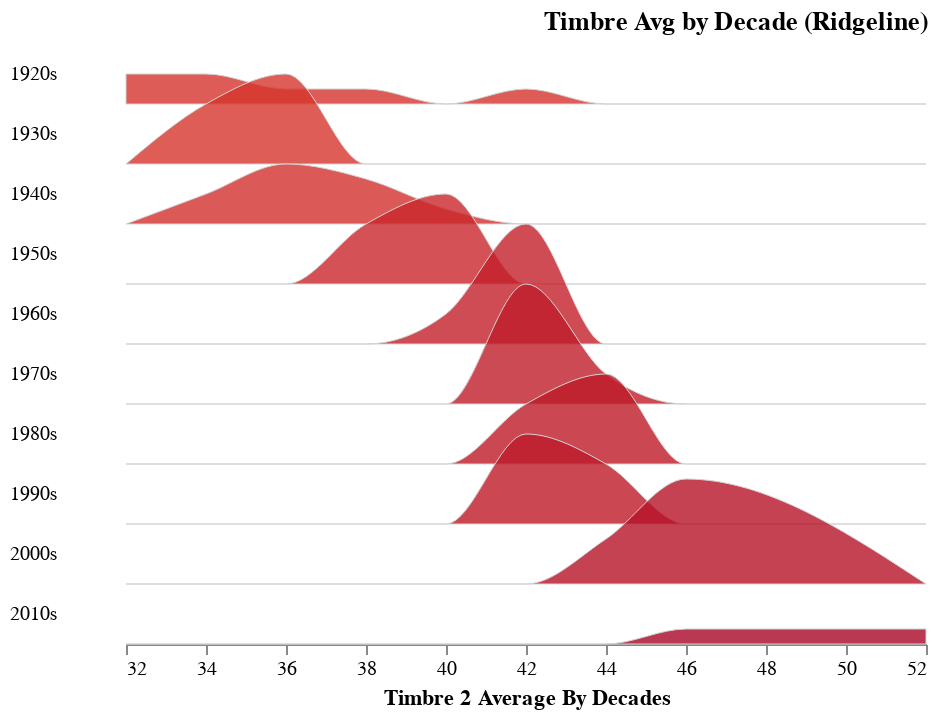

The cell this chart's notebook holds for it:
### Code cell
plot_ridgeline(timbre_avg_by_year, "decade", "TimbreAvg1")

### Figure 1 — Vega-Lite specification as saved in the notebook (floating-point values rounded to 4 significant figures)
{"config": {"view": {"continuousWidth": 400, "continuousHeight": 300, "stroke": null}, "facet": {"spacing": 0}, "title": {"anchor": "end"}}, "data": {"name": "data-dd3fc3f092665ce1aa30ef423fe1b56c"}, "facet": {"row": {"type": "temporal", "field": "Decade", "header": {"format": "%Ys", "labelAlign": "right", "labelAngle": 0}, "title": null}}, "spec": {"mark": {"type": "area", "fillOpacity": 0.8, "interpolate": "monotone", "stroke": "lightgray", "strokeWidth": 0.5}, "encoding": {"fill": {"type": "quantitative", "field": "mean_val", "legend": null, "scale": {"domain": [50, -100], "scheme": "redyellowblue"}}, "x": {"type": "quantitative", "bin": "binned", "field": "bin_min", "title": "Timbre 2 Average By Decades"}, "y": {"type": "quantitative", "axis": null, "field": "value", "scale": {"range": [30, -30]}}}, "height": 30, "transform": [{"field": "decade", "timeUnit": "year", "as": "Decade"}, {"joinaggregate": [{"op": "mean", "field": "TimbreAvg1", "as": "mean_val"}], "groupby": ["Decade"]}, {"bin": {"maxbins": 10}, "field": "TimbreAvg1", "as": ["bin_max", "bin_min"]}, {"aggregate": [{"op": "count", "as": "value"}], "groupby": ["Decade", "mean_val", "bin_min", "bin_max"]}, {"impute": "value", "key": "bin_min", "groupby": ["Decade", "mean_val"], "value": 0}]}, "bounds": "flush", "title": "Timbre Avg by Decade (Ridgeline)", "$schema": "https://vega.github.io/schema/vega-lite/v4.8.1.json", "datasets": {"data-dd3fc3f092665ce1aa30ef423fe1b56c": [{"year": 1922, "TimbreAvg1": 41.56, "TimbreAvg2": 13.91, "TimbreAvg3": 14.68, "TimbreAvg4": 24.43, "TimbreAvg5": 18.75, "TimbreAvg6": 11.17, "TimbreAvg7": -5.31, "TimbreAvg8": 0.1368, "TimbreAvg9": -2.165, "TimbreAvg10": -4.444, "TimbreAvg11": -1.622, "TimbreAvg12": -5.561, "decade": "1920-01-01T00:00:00"}, {"year": 1924, "TimbreAvg1": 36.95, "TimbreAvg2": -136.1, "TimbreAvg3": 108.1, "TimbreAvg4": 12.35, "TimbreAvg5": -7.73, "TimbreAvg6": 1.873, "TimbreAvg7": -32.49, "TimbreAvg8": 3.363, "TimbreAvg9": 14.38, "TimbreAvg10": 8.708, "TimbreAvg11": 4.783, "TimbreAvg12": 8.068, "decade": "1920-01-01T00:00:00"}, {"year": 1925, "TimbreAvg1": 34.36, "TimbreAvg2": -128.2, "TimbreAvg3": 120.2, "TimbreAvg4": 19.37, "TimbreAvg5": 18.19, "TimbreAvg6": 17.01, "TimbreAvg7": -56.73, "TimbreAvg8": 7.617, "TimbreAvg9": 3.784, "TimbreAvg10": 8.839, "TimbreAvg11": 6.741, "TimbreAvg12": 6.061, "decade": "1920-01-01T00:00:00"}, {"year": 1926, "TimbreAvg1": 32.57, "TimbreAvg2": -126.5, "TimbreAvg3": 88.92, "TimbreAvg4": 7.843, "TimbreAvg5": -5.841, "TimbreAvg6": 13.39, "TimbreAvg7": -31.14, "TimbreAvg8": 9.86, "TimbreAvg9": -17.41, "TimbreAvg10": 4.974, "TimbreAvg11": 0.6245, "TimbreAvg12": -2.054, "decade": "1920-01-01T00:00:00"}, {"year": 1927, "TimbreAvg1": 31.23, "TimbreAvg2": -110.7, "TimbreAvg3": 59.21, "TimbreAvg4": 4.108, "TimbreAvg5": -9.538, "TimbreAvg6": 9.986, "TimbreAvg7": -21.01, "TimbreAvg8": 13.41, "TimbreAvg9": -25.12, "TimbreAvg10": 4.396, "TimbreAvg11": -0.3943, "TimbreAvg12": -2.645, "decade": "1920-01-01T00:00:00"}, {"year": 1928, "TimbreAvg1": 31.5, "TimbreAvg2": -94.42, "TimbreAvg3": 27.26, "TimbreAvg4": -8.42, "TimbreAvg5": -16.8, "TimbreAvg6": 9.831, "TimbreAvg7": -34.23, "TimbreAvg8": 8.103, "TimbreAvg9": -2.78, "TimbreAvg10": 7.653, "TimbreAvg11": -0.274, "TimbreAvg12": 8.575, "decade": "1920-01-01T00:00:00"}, {"year": 1929, "TimbreAvg1": 33.08, "TimbreAvg2": -100.9, "TimbreAvg3": 37.7, "TimbreAvg4": -7.802, "TimbreAvg5": -16.81, "TimbreAvg6": 9.486, "TimbreAvg7": -30.72, "TimbreAvg8": 8.05, "TimbreAvg9": -2.235, "TimbreAvg10": 7.397, "TimbreAvg11": 1.339, "TimbreAvg12": 13.07, "decade": "1920-01-01T00:00:00"}, {"year": 1930, "TimbreAvg1": 34.95, "TimbreAvg2": -99.74, "TimbreAvg3": 59.33, "TimbreAvg4": 0.1107, "TimbreAvg5": -29.29, "TimbreAvg6": 14.93, "TimbreAvg7": -28.67, "TimbreAvg8": 5.75, "TimbreAvg9": -0.3473, "TimbreAvg10": 7.347, "TimbreAvg11": -0.4108, "TimbreAvg12": 4.682, "decade": "1930-01-01T00:00:00"}, {"year": 1931, "TimbreAvg1": 35.04, "TimbreAvg2": -97.28, "TimbreAvg3": 61.39, "TimbreAvg4": 8.116, "TimbreAvg5": -5.649, "TimbreAvg6": 5.444, "TimbreAvg7": -18.24, "TimbreAvg8": 6.326, "TimbreAvg9": -4.743, "TimbreAvg10": 5.894, "TimbreAvg11": 1.151, "TimbreAvg12": 1.979, "decade": "1930-01-01T00:00:00"}, {"year": 1932, "TimbreAvg1": 34.99, "TimbreAvg2": -98.61, "TimbreAvg3": 44.83, "TimbreAvg4": -0.8373, "TimbreAvg5": -22.16, "TimbreAvg6": 23.28, "TimbreAvg7": -36.65, "TimbreAvg8": 7.044, "TimbreAvg9": 14.11, "TimbreAvg10": 10.86, "TimbreAvg11": -1.003, "TimbreAvg12": 12.39, "decade": "1930-01-01T00:00:00"}, {"year": 1933, "TimbreAvg1": 32.79, "TimbreAvg2": -103.0, "TimbreAvg3": 56.2, "TimbreAvg4": -12.21, "TimbreAvg5": -33.13, "TimbreAvg6": 16.06, "TimbreAvg7": -43.9, "TimbreAvg8": 0.06204, "TimbreAvg9": 8.121, "TimbreAvg10": 8.25, "TimbreAvg11": -3.816, "TimbreAvg12": 4.195, "decade": "1930-01-01T00:00:00"}, {"year": 1934, "TimbreAvg1": 32.69, "TimbreAvg2": -97.15, "TimbreAvg3": 46.76, "TimbreAvg4": -2.051, "TimbreAvg5": -4.355, "TimbreAvg6": 16.09, "TimbreAvg7": -30.93, "TimbreAvg8": 5.909, "TimbreAvg9": 10.38, "TimbreAvg10": 9.565, "TimbreAvg11": -0.1988, "TimbreAvg12": 10.48, "decade": "1930-01-01T00:00:00"}, {"year": 1935, "TimbreAvg1": 33.87, "TimbreAvg2": -109.6, "TimbreAvg3": 69.43, "TimbreAvg4": 10.38, "TimbreAvg5": -8.598, "TimbreAvg6": 19.18, "TimbreAvg7": -17.24, "TimbreAvg8": 11.86, "TimbreAvg9": 3.787, "TimbreAvg10": 9.493, "TimbreAvg11": -2.062, "TimbreAvg12": 12.01, "decade": "1930-01-01T00:00:00"}, {"year": 1936, "TimbreAvg1": 34.54, "TimbreAvg2": -126.0, "TimbreAvg3": 64.29, "TimbreAvg4": 3.944, "TimbreAvg5": -8.175, "TimbreAvg6": 10.65, "TimbreAvg7": -18.77, "TimbreAvg8": 9.033, "TimbreAvg9": -2.058, "TimbreAvg10": 5.343, "TimbreAvg11": -0.4487, "TimbreAvg12": 8.263, "decade": "1930-01-01T00:00:00"}, {"year": 1937, "TimbreAvg1": 33.58, "TimbreAvg2": -113.8, "TimbreAvg3": 51.95, "TimbreAvg4": 1.924, "TimbreAvg5": -13.45, "TimbreAvg6": 17.37, "TimbreAvg7": -10.02, "TimbreAvg8": 10.66, "TimbreAvg9": -3.712, "TimbreAvg10": 5.937, "TimbreAvg11": -2.608, "TimbreAvg12": 11.86, "decade": "1930-01-01T00:00:00"}, {"year": 1938, "TimbreAvg1": 34.9, "TimbreAvg2": -114.4, "TimbreAvg3": 40.74, "TimbreAvg4": 6.103, "TimbreAvg5": -17.94, "TimbreAvg6": 19.79, "TimbreAvg7": -27.39, "TimbreAvg8": 6.041, "TimbreAvg9": 10.2, "TimbreAvg10": 9.888, "TimbreAvg11": -0.3099, "TimbreAvg12": 11.18, "decade": "1930-01-01T00:00:00"}, {"year": 1939, "TimbreAvg1": 34.02, "TimbreAvg2": -102.4, "TimbreAvg3": 45.43, "TimbreAvg4": -1.908, "TimbreAvg5": -13.02, "TimbreAvg6": 20.68, "TimbreAvg7": -21.57, "TimbreAvg8": 6.065, "TimbreAvg9": 6.906, "TimbreAvg10": 5.943, "TimbreAvg11": -6.37, "TimbreAvg12": 5.006, "decade": "1930-01-01T00:00:00"}, {"year": 1940, "TimbreAvg1": 35.33, "TimbreAvg2": -96.81, "TimbreAvg3": 49.32, "TimbreAvg4": 7.192, "TimbreAvg5": -41.28, "TimbreAvg6": 19.44, "TimbreAvg7": -18.54, "TimbreAvg8": 6.436, "TimbreAvg9": 8.957, "TimbreAvg10": 6.57, "TimbreAvg11": 1.953, "TimbreAvg12": 21.34, "decade": "1940-01-01T00:00:00"}, {"year": 1941, "TimbreAvg1": 32.39, "TimbreAvg2": -100.0, "TimbreAvg3": 52.51, "TimbreAvg4": 4.921, "TimbreAvg5": -3.68, "TimbreAvg6": 20.87, "TimbreAvg7": -16.8, "TimbreAvg8": 9.038, "TimbreAvg9": -2.731, "TimbreAvg10": 7.336, "TimbreAvg11": -3.413, "TimbreAvg12": 9.401, "decade": "1940-01-01T00:00:00"}, {"year": 1942, "TimbreAvg1": 33.3, "TimbreAvg2": -120.1, "TimbreAvg3": 50.7, "TimbreAvg4": -5.461, "TimbreAvg5": -19.14, "TimbreAvg6": 7.967, "TimbreAvg7": -18.27, "TimbreAvg8": 8.431, "TimbreAvg9": 1.05, "TimbreAvg10": 7.495, "TimbreAvg11": -1.957, "TimbreAvg12": 8.773, "decade": "1940-01-01T00:00:00"}, {"year": 1943, "TimbreAvg1": 35.77, "TimbreAvg2": -73.11, "TimbreAvg3": 58.33, "TimbreAvg4": 10.69, "TimbreAvg5": -6.186, "TimbreAvg6": 20.79, "TimbreAvg7": -14.26, "TimbreAvg8": 6.945, "TimbreAvg9": 5.42, "TimbreAvg10": 4.834, "TimbreAvg11": -6.037, "TimbreAvg12": 9.678, "decade": "1940-01-01T00:00:00"}, {"year": 1944, "TimbreAvg1": 35.05, "TimbreAvg2": -119.3, "TimbreAvg3": 45.17, "TimbreAvg4": 3.777, "TimbreAvg5": 0.7286, "TimbreAvg6": 12.55, "TimbreAvg7": -16.06, "TimbreAvg8": 6.014, "TimbreAvg9": 5.359, "TimbreAvg10": 3.907, "TimbreAvg11": -2.75, "TimbreAvg12": 6.555, "decade": "1940-01-01T00:00:00"}, {"year": 1945, "TimbreAvg1": 35.8, "TimbreAvg2": -78.38, "TimbreAvg3": 55.81, "TimbreAvg4": 3.687, "TimbreAvg5": -18.85, "TimbreAvg6": 13.39, "TimbreAvg7": -18.99, "TimbreAvg8": 0.9092, "TimbreAvg9": 12.95, "TimbreAvg10": 5.449, "TimbreAvg11": -1.18, "TimbreAvg12": 15.58, "decade": "1940-01-01T00:00:00"}, {"year": 1946, "TimbreAvg1": 36.63, "TimbreAvg2": -74.35, "TimbreAvg3": 39.01, "TimbreAvg4": -0.9528, "TimbreAvg5": -3.294, "TimbreAvg6": 12.09, "TimbreAvg7": -12.59, "TimbreAvg8": 3.161, "TimbreAvg9": 6.065, "TimbreAvg10": 2.858, "TimbreAvg11": -3.037, "TimbreAvg12": 12.07, "decade": "1940-01-01T00:00:00"}, {"year": 1947, "TimbreAvg1": 36.29, "TimbreAvg2": -59.97, "TimbreAvg3": 29.82, "TimbreAvg4": -1.628, "TimbreAvg5": -18.3, "TimbreAvg6": 15.34, "TimbreAvg7": -16.52, "TimbreAvg8": 4.074, "TimbreAvg9": 12.66, "TimbreAvg10": 8.663, "TimbreAvg11": -4.001, "TimbreAvg12": 14.18, "decade": "1940-01-01T00:00:00"}, {"year": 1948, "TimbreAvg1": 38.0, "TimbreAvg2": -60.91, "TimbreAvg3": 48.13, "TimbreAvg4": 1.431, "TimbreAvg5": -15.75, "TimbreAvg6": 12.69, "TimbreAvg7": -22.46, "TimbreAvg8": 0.02932, "TimbreAvg9": 13.2, "TimbreAvg10": 4.487, "TimbreAvg11": -0.4887, "TimbreAvg12": 10.52, "decade": "1940-01-01T00:00:00"}, {"year": 1949, "TimbreAvg1": 36.94, "TimbreAvg2": -76.29, "TimbreAvg3": 53.23, "TimbreAvg4": -0.5399, "TimbreAvg5": -13.69, "TimbreAvg6": 6.0, "TimbreAvg7": -16.25, "TimbreAvg8": 0.1701, "TimbreAvg9": 10.24, "TimbreAvg10": 3.406, "TimbreAvg11": -0.8975, "TimbreAvg12": 7.688, "decade": "1940-01-01T00:00:00"}, {"year": 1950, "TimbreAvg1": 37.56, "TimbreAvg2": -79.75, "TimbreAvg3": 39.1, "TimbreAvg4": 7.317, "TimbreAvg5": -4.147, "TimbreAvg6": 7.53, "TimbreAvg7": -5.599, "TimbreAvg8": 3.95, "TimbreAvg9": 4.621, "TimbreAvg10": 2.546, "TimbreAvg11": -2.016, "TimbreAvg12": 4.763, "decade": "1950-01-01T00:00:00"}, {"year": 1951, "TimbreAvg1": 38.34, "TimbreAvg2": -59.1, "TimbreAvg3": 38.65, "TimbreAvg4": 0.6563, "TimbreAvg5": -2.506, "TimbreAvg6": 5.508, "TimbreAvg7": -9.521, "TimbreAvg8": 1.943, "TimbreAvg9": 7.743, "TimbreAvg10": 2.759, "TimbreAvg11": -2.87, "TimbreAvg12": 5.836, "decade": "1950-01-01T00:00:00"}, {"year": 1952, "TimbreAvg1": 39.09, "TimbreAvg2": -49.43, "TimbreAvg3": 29.52, "TimbreAvg4": -5.048, "TimbreAvg5": -8.318, "TimbreAvg6": 8.535, "TimbreAvg7": -17.55, "TimbreAvg8": 0.1893, "TimbreAvg9": 6.674, "TimbreAvg10": 1.172, "TimbreAvg11": -2.191, "TimbreAvg12": 7.037, "decade": "1950-01-01T00:00:00"}, {"year": 1953, "TimbreAvg1": 39.21, "TimbreAvg2": -40.24, "TimbreAvg3": 39.67, "TimbreAvg4": -0.445, "TimbreAvg5": -3.645, "TimbreAvg6": 9.998, "TimbreAvg7": -16.5, "TimbreAvg8": -0.1103, "TimbreAvg9": 5.477, "TimbreAvg10": 1.666, "TimbreAvg11": -2.965, "TimbreAvg12": 4.058, "decade": "1950-01-01T00:00:00"}, {"year": 1954, "TimbreAvg1": 38.14, "TimbreAvg2": -46.14, "TimbreAvg3": 28.05, "TimbreAvg4": -2.913, "TimbreAvg5": -2.925, "TimbreAvg6": 6.043, "TimbreAvg7": -18.02, "TimbreAvg8": -0.7081, "TimbreAvg9": 8.89, "TimbreAvg10": 2.19, "TimbreAvg11": -1.935, "TimbreAvg12": 9.481, "decade": "1950-01-01T00:00:00"}, {"year": 1955, "TimbreAvg1": 37.1, "TimbreAvg2": -52.87, "TimbreAvg3": 26.31, "TimbreAvg4": -6.338, "TimbreAvg5": 0.8993, "TimbreAvg6": 4.494, "TimbreAvg7": -17.28, "TimbreAvg8": 1.646, "TimbreAvg9": 5.555, "TimbreAvg10": 2.484, "TimbreAvg11": -2.829, "TimbreAvg12": 7.048, "decade": "1950-01-01T00:00:00"}, {"year": 1956, "TimbreAvg1": 37.67, "TimbreAvg2": -38.32, "TimbreAvg3": 24.38, "TimbreAvg4": -4.569, "TimbreAvg5": -1.269, "TimbreAvg6": 3.7, "TimbreAvg7": -15.31, "TimbreAvg8": 0.2986, "TimbreAvg9": 5.172, "TimbreAvg10": 1.747, "TimbreAvg11": -2.766, "TimbreAvg12": 7.053, "decade": "1950-01-01T00:00:00"}, {"year": 1957, "TimbreAvg1": 37.24, "TimbreAvg2": -39.23, "TimbreAvg3": 15.83, "TimbreAvg4": -3.89, "TimbreAvg5": 0.05078, "TimbreAvg6": 1.425, "TimbreAvg7": -11.18, "TimbreAvg8": 0.2028, "TimbreAvg9": 3.578, "TimbreAvg10": 1.635, "TimbreAvg11": -2.338, "TimbreAvg12": 5.688, "decade": "1950-01-01T00:00:00"}, {"year": 1958, "TimbreAvg1": 39.15, "TimbreAvg2": -18.57, "TimbreAvg3": 26.7, "TimbreAvg4": 0.2872, "TimbreAvg5": -3.253, "TimbreAvg6": 1.734, "TimbreAvg7": -12.29, "TimbreAvg8": -2.056, "TimbreAvg9": 7.373, "TimbreAvg10": 1.504, "TimbreAvg11": -1.76, "TimbreAvg12": 8.573, "decade": "1950-01-01T00:00:00"}, {"year": 1959, "TimbreAvg1": 39.15, "TimbreAvg2": -23.04, "TimbreAvg3": 19.02, "TimbreAvg4": -3.434, "TimbreAvg5": 4.16, "TimbreAvg6": 1.495, "TimbreAvg7": -16.76, "TimbreAvg8": -2.318, "TimbreAvg9": 5.741, "TimbreAvg10": 0.9585, "TimbreAvg11": -2.081, "TimbreAvg12": 7.127, "decade": "1950-01-01T00:00:00"}, {"year": 1960, "TimbreAvg1": 38.88, "TimbreAvg2": -18.91, "TimbreAvg3": 23.72, "TimbreAvg4": -0.3672, "TimbreAvg5": -1.307, "TimbreAvg6": 2.723, "TimbreAvg7": -13.9, "TimbreAvg8": -2.198, "TimbreAvg9": 6.149, "TimbreAvg10": 1.419, "TimbreAvg11": -2.018, "TimbreAvg12": 7.242, "decade": "1960-01-01T00:00:00"}, {"year": 1961, "TimbreAvg1": 39.62, "TimbreAvg2": -27.22, "TimbreAvg3": 28.56, "TimbreAvg4": 1.267, "TimbreAvg5": -3.125, "TimbreAvg6": 0.7062, "TimbreAvg7": -11.94, "TimbreAvg8": -2.548, "TimbreAvg9": 6.055, "TimbreAvg10": 1.539, "TimbreAvg11": -1.318, "TimbreAvg12": 6.138, "decade": "1960-01-01T00:00:00"}, {"year": 1962, "TimbreAvg1": 40.13, "TimbreAvg2": -17.45, "TimbreAvg3": 19.46, "TimbreAvg4": -0.9173, "TimbreAvg5": -0.7442, "TimbreAvg6": -0.6876, "TimbreAvg7": -9.383, "TimbreAvg8": -1.887, "TimbreAvg9": 5.455, "TimbreAvg10": 2.126, "TimbreAvg11": -1.711, "TimbreAvg12": 4.913, "decade": "1960-01-01T00:00:00"}, {"year": 1963, "TimbreAvg1": 40.55, "TimbreAvg2": -16.46, "TimbreAvg3": 22.5, "TimbreAvg4": -0.7805, "TimbreAvg5": -0.8922, "TimbreAvg6": -1.607, "TimbreAvg7": -9.215, "TimbreAvg8": -2.595, "TimbreAvg9": 5.623, "TimbreAvg10": 0.8863, "TimbreAvg11": -1.253, "TimbreAvg12": 6.212, "decade": "1960-01-01T00:00:00"}, {"year": 1964, "TimbreAvg1": 40.11, "TimbreAvg2": -15.82, "TimbreAvg3": 22.48, "TimbreAvg4": -1.269, "TimbreAvg5": 0.1809, "TimbreAvg6": -1.785, "TimbreAvg7": -8.4, "TimbreAvg8": -1.922, "TimbreAvg9": 3.221, "TimbreAvg10": 0.5442, "TimbreAvg11": -1.908, "TimbreAvg12": 5.095, "decade": "1960-01-01T00:00:00"}, {"year": 1965, "TimbreAvg1": 40.7, "TimbreAvg2": -13.34, "TimbreAvg3": 22.34, "TimbreAvg4": -1.099, "TimbreAvg5": -3.736, "TimbreAvg6": -0.3017, "TimbreAvg7": -8.165, "TimbreAvg8": -1.725, "TimbreAvg9": 4.681, "TimbreAvg10": 0.3911, "TimbreAvg11": -2.017, "TimbreAvg12": 5.947, "decade": "1960-01-01T00:00:00"}, {"year": 1966, "TimbreAvg1": 40.9, "TimbreAvg2": -5.545, "TimbreAvg3": 20.48, "TimbreAvg4": -0.3632, "TimbreAvg5": -6.661, "TimbreAvg6": -1.849, "TimbreAvg7": -6.66, "TimbreAvg8": -2.721, "TimbreAvg9": 5.87, "TimbreAvg10": 0.5368, "TimbreAvg11": -2.062, "TimbreAvg12": 5.063, "decade": "1960-01-01T00:00:00"}, {"year": 1967, "TimbreAvg1": 40.87, "TimbreAvg2": -6.292, "TimbreAvg3": 22.13, "TimbreAvg4": -0.8576, "TimbreAvg5": -8.684, "TimbreAvg6": -2.968, "TimbreAvg7": -6.753, "TimbreAvg8": -3.264, "TimbreAvg9": 6.073, "TimbreAvg10": -0.07219, "TimbreAvg11": -1.679, "TimbreAvg12": 5.731, "decade": "1960-01-01T00:00:00"}, {"year": 1968, "TimbreAvg1": 40.66, "TimbreAvg2": -7.977, "TimbreAvg3": 21.5, "TimbreAvg4": 0.3513, "TimbreAvg5": -9.759, "TimbreAvg6": -2.957, "TimbreAvg7": -5.645, "TimbreAvg8": -1.97, "TimbreAvg9": 4.379, "TimbreAvg10": -0.1488, "TimbreAvg11": -1.08, "TimbreAvg12": 5.679, "decade": "1960-01-01T00:00:00"}, {"year": 1969, "TimbreAvg1": 40.49, "TimbreAvg2": -12.25, "TimbreAvg3": 18.92, "TimbreAvg4": -0.6133, "TimbreAvg5": -10.52, "TimbreAvg6": -3.575, "TimbreAvg7": -4.238, "TimbreAvg8": -1.697, "TimbreAvg9": 4.792, "TimbreAvg10": -0.1831, "TimbreAvg11": -1.199, "TimbreAvg12": 5.087, "decade": "1960-01-01T00:00:00"}, {"year": 1970, "TimbreAvg1": 40.93, "TimbreAvg2": -12.22, "TimbreAvg3": 17.63, "TimbreAvg4": -0.2921, "TimbreAvg5": -9.873, "TimbreAvg6": -3.791, "TimbreAvg7": -3.636, "TimbreAvg8": -1.81, "TimbreAvg9": 4.931, "TimbreAvg10": -0.4027, "TimbreAvg11": -0.9613, "TimbreAvg12": 4.366, "decade": "1970-01-01T00:00:00"}, {"year": 1971, "TimbreAvg1": 40.38, "TimbreAvg2": -14.12, "TimbreAvg3": 16.16, "TimbreAvg4": -1.082, "TimbreAvg5": -7.068, "TimbreAvg6": -4.204, "TimbreAvg7": -3.729, "TimbreAvg8": -1.345, "TimbreAvg9": 4.057, "TimbreAvg10": -0.4148, "TimbreAvg11": -0.733, "TimbreAvg12": 4.92, "decade": "1970-01-01T00:00:00"}, {"year": 1972, "TimbreAvg1": 40.38, "TimbreAvg2": -11.37, "TimbreAvg3": 18.77, "TimbreAvg4": 0.5758, "TimbreAvg5": -6.653, "TimbreAvg6": -4.182, "TimbreAvg7": -4.142, "TimbreAvg8": -1.103, "TimbreAvg9": 3.029, "TimbreAvg10": -0.2728, "TimbreAvg11": -0.6154, "TimbreAvg12": 4.339, "decade": "1970-01-01T00:00:00"}, {"year": 1973, "TimbreAvg1": 41.03, "TimbreAvg2": -8.881, "TimbreAvg3": 19.29, "TimbreAvg4": 0.8646, "TimbreAvg5": -6.101, "TimbreAvg6": -5.346, "TimbreAvg7": -2.915, "TimbreAvg8": -1.494, "TimbreAvg9": 3.64, "TimbreAvg10": -0.1472, "TimbreAvg11": -0.3093, "TimbreAvg12": 4.172, "decade": "1970-01-01T00:00:00"}, {"year": 1974, "TimbreAvg1": 41.13, "TimbreAvg2": -9.238, "TimbreAvg3": 19.14, "TimbreAvg4": 1.114, "TimbreAvg5": -6.877, "TimbreAvg6": -5.225, "TimbreAvg7": -2.323, "TimbreAvg8": -0.9129, "TimbreAvg9": 2.943, "TimbreAvg10": -0.5117, "TimbreAvg11": -0.1766, "TimbreAvg12": 3.762, "decade": "1970-01-01T00:00:00"}, {"year": 1975, "TimbreAvg1": 41.31, "TimbreAvg2": -3.986, "TimbreAvg3": 19.68, "TimbreAvg4": 2.786, "TimbreAvg5": -5.766, "TimbreAvg6": -4.986, "TimbreAvg7": -1.4, "TimbreAvg8": -0.9019, "TimbreAvg9": 2.704, "TimbreAvg10": -0.5636, "TimbreAvg11": 0.001375, "TimbreAvg12": 3.756, "decade": "1970-01-01T00:00:00"}, {"year": 1976, "TimbreAvg1": 41.24, "TimbreAvg2": -3.334, "TimbreAvg3": 18.79, "TimbreAvg4": 2.485, "TimbreAvg5": -6.211, "TimbreAvg6": -5.581, "TimbreAvg7": -2.342, "TimbreAvg8": -1.048, "TimbreAvg9": 2.505, "TimbreAvg10": -0.2294, "TimbreAvg11": 0.2051, "TimbreAvg12": 3.708, "decade": "1970-01-01T00:00:00"}, {"year": 1977, "TimbreAvg1": 42.11, "TimbreAvg2": 3.307, "TimbreAvg3": 21.27, "TimbreAvg4": 2.724, "TimbreAvg5": -7.846, "TimbreAvg6": -6.854, "TimbreAvg7": -1.754, "TimbreAvg8": -0.7725, "TimbreAvg9": 3.427, "TimbreAvg10": 0.1737, "TimbreAvg11": 0.3541, "TimbreAvg12": 3.03, "decade": "1970-01-01T00:00:00"}, {"year": 1978, "TimbreAvg1": 41.83, "TimbreAvg2": 4.071, "TimbreAvg3": 23.35, "TimbreAvg4": 3.608, "TimbreAvg5": -7.443, "TimbreAvg6": -5.952, "TimbreAvg7": -1.219, "TimbreAvg8": 0.07635, "TimbreAvg9": 3.054, "TimbreAvg10": 0.514, "TimbreAvg11": -0.03998, "TimbreAvg12": 2.681, "decade": "1970-01-01T00:00:00"}, {"year": 1979, "TimbreAvg1": 42.03, "TimbreAvg2": 10.01, "TimbreAvg3": 18.55, "TimbreAvg4": 4.076, "TimbreAvg5": -7.644, "TimbreAvg6": -5.737, "TimbreAvg7": -1.206, "TimbreAvg8": -0.4556, "TimbreAvg9": 3.128, "TimbreAvg10": 0.7126, "TimbreAvg11": -0.1207, "TimbreAvg12": 2.498, "decade": "1970-01-01T00:00:00"}, {"year": 1980, "TimbreAvg1": 42.43, "TimbreAvg2": 12.62, "TimbreAvg3": 20.78, "TimbreAvg4": 5.818, "TimbreAvg5": -10.96, "TimbreAvg6": -5.002, "TimbreAvg7": -1.165, "TimbreAvg8": -0.9115, "TimbreAvg9": 3.993, "TimbreAvg10": 0.8763, "TimbreAvg11": 0.1742, "TimbreAvg12": 2.754, "decade": "1980-01-01T00:00:00"}, {"year": 1981, "TimbreAvg1": 42.19, "TimbreAvg2": 15.05, "TimbreAvg3": 19.04, "TimbreAvg4": 4.584, "TimbreAvg5": -12.1, "TimbreAvg6": -6.933, "TimbreAvg7": -0.8445, "TimbreAvg8": -0.9285, "TimbreAvg9": 3.795, "TimbreAvg10": 1.294, "TimbreAvg11": 0.2474, "TimbreAvg12": 2.682, "decade": "1980-01-01T00:00:00"}, {"year": 1982, "TimbreAvg1": 42.37, "TimbreAvg2": 12.74, "TimbreAvg3": 19.7, "TimbreAvg4": 5.028, "TimbreAvg5": -9.103, "TimbreAvg6": -6.853, "TimbreAvg7": -1.743, "TimbreAvg8": -1.403, "TimbreAvg9": 4.083, "TimbreAvg10": 1.493, "TimbreAvg11": 0.2623, "TimbreAvg12": 2.433, "decade": "1980-01-01T00:00:00"}, {"year": 1983, "TimbreAvg1": 41.98, "TimbreAvg2": 14.77, "TimbreAvg3": 17.19, "TimbreAvg4": 3.95, "TimbreAvg5": -10.04, "TimbreAvg6": -8.107, "TimbreAvg7": -2.096, "TimbreAvg8": -1.425, "TimbreAvg9": 4.806, "TimbreAvg10": 2.364, "TimbreAvg11": 0.3547, "TimbreAvg12": 2.935, "decade": "1980-01-01T00:00:00"}, {"year": 1984, "TimbreAvg1": 42.04, "TimbreAvg2": 15.01, "TimbreAvg3": 17.82, "TimbreAvg4": 3.837, "TimbreAvg5": -8.294, "TimbreAvg6": -8.57, "TimbreAvg7": -3.139, "TimbreAvg8": -2.275, "TimbreAvg9": 4.59, "TimbreAvg10": 2.191, "TimbreAvg11": 0.5499, "TimbreAvg12": 3.059, "decade": "1980-01-01T00:00:00"}, {"year": 1985, "TimbreAvg1": 42.21, "TimbreAvg2": 20.1, "TimbreAvg3": 17.63, "TimbreAvg4": 4.116, "TimbreAvg5": -7.255, "TimbreAvg6": -9.001, "TimbreAvg7": -2.962, "TimbreAvg8": -2.597, "TimbreAvg9": 4.019, "TimbreAvg10": 2.367, "TimbreAvg11": 0.6701, "TimbreAvg12": 3.426, "decade": "1980-01-01T00:00:00"}, {"year": 1986, "TimbreAvg1": 42.13, "TimbreAvg2": 15.23, "TimbreAvg3": 18.49, "TimbreAvg4": 2.42, "TimbreAvg5": -5.516, "TimbreAvg6": -9.205, "TimbreAvg7": -4.823, "TimbreAvg8": -2.595, "TimbreAvg9": 4.502, "TimbreAvg10": 2.29, "TimbreAvg11": 0.5196, "TimbreAvg12": 3.768, "decade": "1980-01-01T00:00:00"}, {"year": 1987, "TimbreAvg1": 41.69, "TimbreAvg2": 10.38, "TimbreAvg3": 18.01, "TimbreAvg4": 1.846, "TimbreAvg5": -6.44, "TimbreAvg6": -8.242, "TimbreAvg7": -5.91, "TimbreAvg8": -2.152, "TimbreAvg9": 4.499, "TimbreAvg10": 2.449, "TimbreAvg11": 0.2608, "TimbreAvg12": 3.738, "decade": "1980-01-01T00:00:00"}, {"year": 1988, "TimbreAvg1": 41.11, "TimbreAvg2": 14.19, "TimbreAvg3": 15.44, "TimbreAvg4": 2.247, "TimbreAvg5": -5.555, "TimbreAvg6": -7.682, "TimbreAvg7": -5.781, "TimbreAvg8": -2.08, "TimbreAvg9": 4.496, "TimbreAvg10": 2.882, "TimbreAvg11": 0.1023, "TimbreAvg12": 3.626, "decade": "1980-01-01T00:00:00"}, {"year": 1989, "TimbreAvg1": 41.33, "TimbreAvg2": 12.64, "TimbreAvg3": 16.51, "TimbreAvg4": 1.666, "TimbreAvg5": -7.079, "TimbreAvg6": -7.964, "TimbreAvg7": -6.306, "TimbreAvg8": -2.249, "TimbreAvg9": 4.011, "TimbreAvg10": 2.325, "TimbreAvg11": 0.247, "TimbreAvg12": 3.55, "decade": "1980-01-01T00:00:00"}, {"year": 1990, "TimbreAvg1": 41.0, "TimbreAvg2": 9.405, "TimbreAvg3": 15.23, "TimbreAvg4": 1.701, "TimbreAvg5": -6.812, "TimbreAvg6": -7.079, "TimbreAvg7": -5.872, "TimbreAvg8": -1.627, "TimbreAvg9": 3.863, "TimbreAvg10": 2.457, "TimbreAvg11": -0.02878, "TimbreAvg12": 3.483, "decade": "1990-01-01T00:00:00"}, {"year": 1991, "TimbreAvg1": 40.95, "TimbreAvg2": 6.147, "TimbreAvg3": 14.58, "TimbreAvg4": 0.7406, "TimbreAvg5": -6.986, "TimbreAvg6": -7.353, "TimbreAvg7": -5.912, "TimbreAvg8": -1.414, "TimbreAvg9": 4.029, "TimbreAvg10": 2.555, "TimbreAvg11": -0.04716, "TimbreAvg12": 3.638, "decade": "1990-01-01T00:00:00"}, {"year": 1992, "TimbreAvg1": 41.34, "TimbreAvg2": 6.585, "TimbreAvg3": 12.63, "TimbreAvg4": 0.4847, "TimbreAvg5": -8.518, "TimbreAvg6": -8.359, "TimbreAvg7": -4.808, "TimbreAvg8": -1.607, "TimbreAvg9": 4.173, "TimbreAvg10": 2.229, "TimbreAvg11": -0.01728, "TimbreAvg12": 3.345, "decade": "1990-01-01T00:00:00"}, {"year": 1993, "TimbreAvg1": 41.38, "TimbreAvg2": 5.063, "TimbreAvg3": 10.78, "TimbreAvg4": 0.09247, "TimbreAvg5": -7.597, "TimbreAvg6": -8.287, "TimbreAvg7": -4.576, "TimbreAvg8": -1.337, "TimbreAvg9": 4.251, "TimbreAvg10": 2.333, "TimbreAvg11": -0.2013, "TimbreAvg12": 3.427, "decade": "1990-01-01T00:00:00"}, {"year": 1994, "TimbreAvg1": 41.65, "TimbreAvg2": 3.572, "TimbreAvg3": 10.38, "TimbreAvg4": 0.5304, "TimbreAvg5": -7.97, "TimbreAvg6": -7.995, "TimbreAvg7": -4.618, "TimbreAvg8": -1.163, "TimbreAvg9": 4.08, "TimbreAvg10": 2.418, "TimbreAvg11": -0.2332, "TimbreAvg12": 2.955, "decade": "1990-01-01T00:00:00"}, {"year": 1995, "TimbreAvg1": 42.0, "TimbreAvg2": 4.029, "TimbreAvg3": 9.014, "TimbreAvg4": 0.6097, "TimbreAvg5": -8.228, "TimbreAvg6": -8.616, "TimbreAvg7": -3.646, "TimbreAvg8": -1.082, "TimbreAvg9": 3.989, "TimbreAvg10": 2.198, "TimbreAvg11": -0.158, "TimbreAvg12": 2.913, "decade": "1990-01-01T00:00:00"}, {"year": 1996, "TimbreAvg1": 42.22, "TimbreAvg2": 3.095, "TimbreAvg3": 6.892, "TimbreAvg4": 0.5688, "TimbreAvg5": -8.072, "TimbreAvg6": -8.603, "TimbreAvg7": -3.326, "TimbreAvg8": -1.207, "TimbreAvg9": 4.412, "TimbreAvg10": 2.279, "TimbreAvg11": -0.3427, "TimbreAvg12": 2.738, "decade": "1990-01-01T00:00:00"}, {"year": 1997, "TimbreAvg1": 42.81, "TimbreAvg2": 3.868, "TimbreAvg3": 7.667, "TimbreAvg4": 1.203, "TimbreAvg5": -7.581, "TimbreAvg6": -9.378, "TimbreAvg7": -2.876, "TimbreAvg8": -1.179, "TimbreAvg9": 3.954, "TimbreAvg10": 2.211, "TimbreAvg11": -0.06296, "TimbreAvg12": 2.621, "decade": "1990-01-01T00:00:00"}, {"year": 1998, "TimbreAvg1": 42.87, "TimbreAvg2": 3.403, "TimbreAvg3": 5.128, "TimbreAvg4": 0.6749, "TimbreAvg5": -6.923, "TimbreAvg6": -9.238, "TimbreAvg7": -2.831, "TimbreAvg8": -1.476, "TimbreAvg9": 3.965, "TimbreAvg10": 2.208, "TimbreAvg11": -0.1878, "TimbreAvg12": 2.472, "decade": "1990-01-01T00:00:00"}, {"year": 1999, "TimbreAvg1": 43.42, "TimbreAvg2": 4.442, "TimbreAvg3": 5.555, "TimbreAvg4": 1.155, "TimbreAvg5": -6.991, "TimbreAvg6": -9.215, "TimbreAvg7": -2.627, "TimbreAvg8": -1.568, "TimbreAvg9": 4.021, "TimbreAvg10": 2.229, "TimbreAvg11": -0.1119, "TimbreAvg12": 2.496, "decade": "1990-01-01T00:00:00"}, {"year": 2000, "TimbreAvg1": 43.47, "TimbreAvg2": 2.802, "TimbreAvg3": 5.246, "TimbreAvg4": 1.236, "TimbreAvg5": -6.181, "TimbreAvg6": -9.543, "TimbreAvg7": -2.196, "TimbreAvg8": -1.756, "TimbreAvg9": 3.712, "TimbreAvg10": 2.181, "TimbreAvg11": -0.183, "TimbreAvg12": 2.396, "decade": "2000-01-01T00:00:00"}, {"year": 2001, "TimbreAvg1": 43.58, "TimbreAvg2": 0.9689, "TimbreAvg3": 4.271, "TimbreAvg4": 1.273, "TimbreAvg5": -6.615, "TimbreAvg6": -9.965, "TimbreAvg7": -1.959, "TimbreAvg8": -2.095, "TimbreAvg9": 3.713, "TimbreAvg10": 2.1, "TimbreAvg11": -0.06816, "TimbreAvg12": 2.225, "decade": "2000-01-01T00:00:00"}, {"year": 2002, "TimbreAvg1": 43.92, "TimbreAvg2": 0.3293, "TimbreAvg3": 5.658, "TimbreAvg4": 0.8308, "TimbreAvg5": -6.381, "TimbreAvg6": -9.984, "TimbreAvg7": -2.351, "TimbreAvg8": -2.103, "TimbreAvg9": 3.57, "TimbreAvg10": 1.823, "TimbreAvg11": -0.08098, "TimbreAvg12": 2.243, "decade": "2000-01-01T00:00:00"}, {"year": 2003, "TimbreAvg1": 44.09, "TimbreAvg2": -1.279, "TimbreAvg3": 5.77, "TimbreAvg4": 1.021, "TimbreAvg5": -5.868, "TimbreAvg6": -10.38, "TimbreAvg7": -1.64, "TimbreAvg8": -2.034, "TimbreAvg9": 3.247, "TimbreAvg10": 1.789, "TimbreAvg11": -0.1613, "TimbreAvg12": 1.954, "decade": "2000-01-01T00:00:00"}, {"year": 2004, "TimbreAvg1": 44.18, "TimbreAvg2": -2.008, "TimbreAvg3": 5.84, "TimbreAvg4": 0.9367, "TimbreAvg5": -5.551, "TimbreAvg6": -10.48, "TimbreAvg7": -1.576, "TimbreAvg8": -2.132, "TimbreAvg9": 3.566, "TimbreAvg10": 1.744, "TimbreAvg11": -0.1961, "TimbreAvg12": 1.894, "decade": "2000-01-01T00:00:00"}, {"year": 2005, "TimbreAvg1": 44.48, "TimbreAvg2": -0.5864, "TimbreAvg3": 7.41, "TimbreAvg4": 0.8138, "TimbreAvg5": -6.345, "TimbreAvg6": -10.4, "TimbreAvg7": -1.514, "TimbreAvg8": -2.133, "TimbreAvg9": 3.449, "TimbreAvg10": 1.802, "TimbreAvg11": -0.3167, "TimbreAvg12": 2.032, "decade": "2000-01-01T00:00:00"}, {"year": 2006, "TimbreAvg1": 44.6, "TimbreAvg2": -0.9265, "TimbreAvg3": 5.487, "TimbreAvg4": 0.7573, "TimbreAvg5": -5.877, "TimbreAvg6": -11.25, "TimbreAvg7": -1.306, "TimbreAvg8": -1.949, "TimbreAvg9": 3.212, "TimbreAvg10": 1.823, "TimbreAvg11": -0.1542, "TimbreAvg12": 2.031, "decade": "2000-01-01T00:00:00"}, {"year": 2007, "TimbreAvg1": 44.85, "TimbreAvg2": -0.1217, "TimbreAvg3": 5.9, "TimbreAvg4": 1.18, "TimbreAvg5": -5.834, "TimbreAvg6": -11.48, "TimbreAvg7": -0.6323, "TimbreAvg8": -2.013, "TimbreAvg9": 3.371, "TimbreAvg10": 1.88, "TimbreAvg11": -0.1717, "TimbreAvg12": 1.935, "decade": "2000-01-01T00:00:00"}, {"year": 2008, "TimbreAvg1": 44.95, "TimbreAvg2": 0.3303, "TimbreAvg3": 5.085, "TimbreAvg4": 1.196, "TimbreAvg5": -5.052, "TimbreAvg6": -11.98, "TimbreAvg7": -0.5043, "TimbreAvg8": -1.94, "TimbreAvg9": 3.47, "TimbreAvg10": 1.952, "TimbreAvg11": -0.06703, "TimbreAvg12": 1.934, "decade": "2000-01-01T00:00:00"}, {"year": 2009, "TimbreAvg1": 45.12, "TimbreAvg2": 0.4138, "TimbreAvg3": 5.756, "TimbreAvg4": 1.695, "TimbreAvg5": -6.301, "TimbreAvg6": -12.03, "TimbreAvg7": -0.2946, "TimbreAvg8": -2.049, "TimbreAvg9": 3.601, "TimbreAvg10": 1.971, "TimbreAvg11": 0.04502, "TimbreAvg12": 2.0, "decade": "2000-01-01T00:00:00"}, {"year": 2010, "TimbreAvg1": 44.99, "TimbreAvg2": -2.593, "TimbreAvg3": 5.158, "TimbreAvg4": 1.312, "TimbreAvg5": -6.618, "TimbreAvg6": -12.86, "TimbreAvg7": 0.009402, "TimbreAvg8": -2.448, "TimbreAvg9": 3.765, "TimbreAvg10": 1.726, "TimbreAvg11": 0.3318, "TimbreAvg12": 1.931, "decade": "2010-01-01T00:00:00"}, {"year": 2011, "TimbreAvg1": 51.08, "TimbreAvg2": 8.056, "TimbreAvg3": 26.79, "TimbreAvg4": -6.018, "TimbreAvg5": -8.341, "TimbreAvg6": -21.83, "TimbreAvg7": 4.943, "TimbreAvg8": -3.647, "TimbreAvg9": 12.61, "TimbreAvg10": 1.741, "TimbreAvg11": 1.677, "TimbreAvg12": 5.943, "decade": "2010-01-01T00:00:00"}]}}
